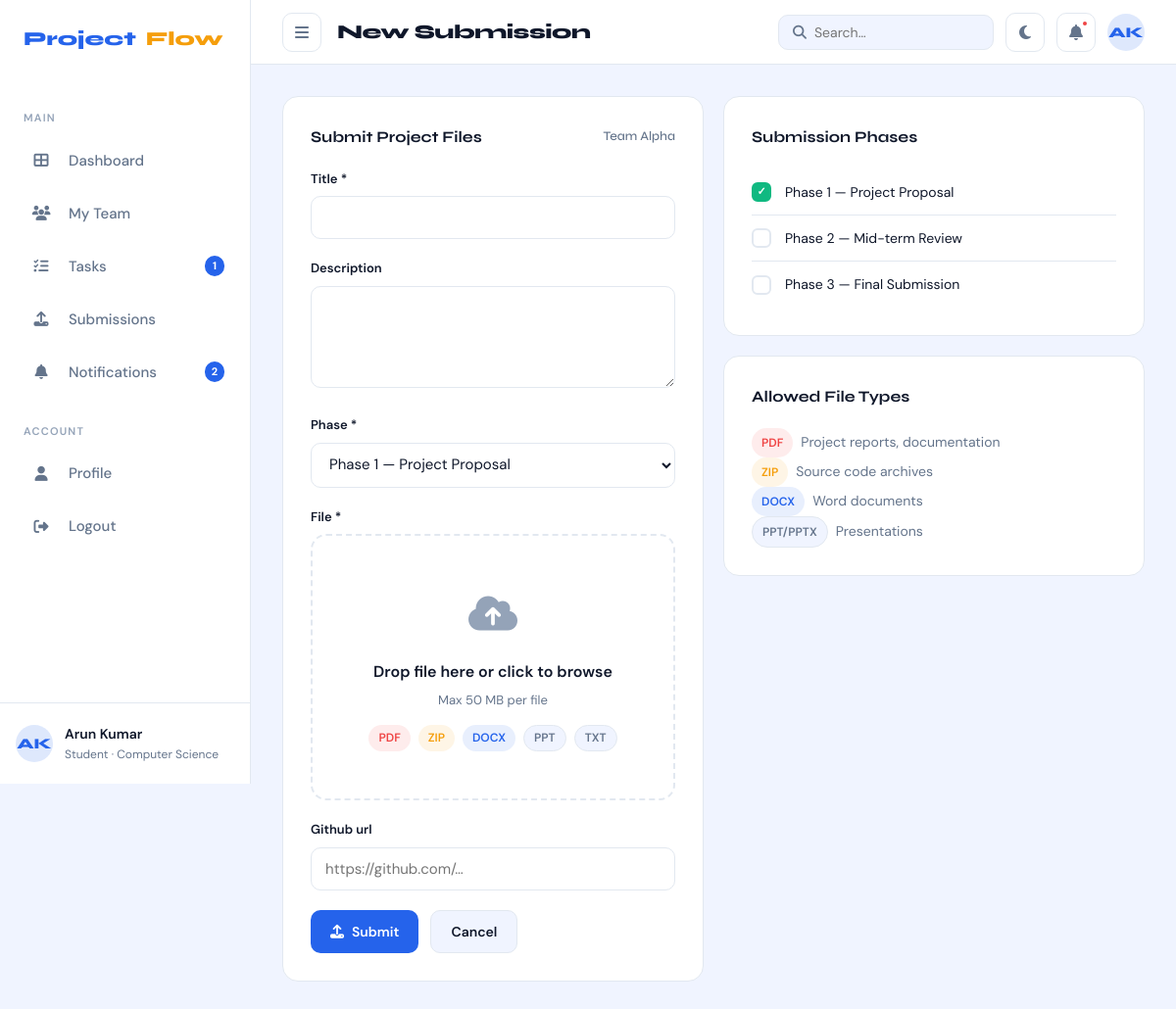
Screenshot of /submissions/new/ (signed in) with the database file from the repository.
### accounts/models.py (models this page shows, shortened)
class User(AbstractUser):
    class Role(models.TextChoices):
        STUDENT = 'student', 'Student'
        TEACHER = 'teacher', 'Teacher'
        ADMIN   = 'admin',   'Admin'
    DEPARTMENT_CHOICES = [
        ('cs',   'Computer Science'),
        ('it',   'Information Technology'),
        ('ece',  'Electronics & Communication'),
        ('mech', 'Mechanical Engineering'),
        ('civil','Civil Engineering'),
        ('other','Other'),
    ]
    role       = models.CharField(max_length=10, choices=Role.choices, default=Role.STUDENT)
    student_id = models.CharField(max_length=20, blank=True, null=True, unique=True)
    department = models.CharField(max_length=10, choices=DEPARTMENT_CHOICES, default='cs')
    bio        = models.TextField(blank=True)
    avatar     = models.ImageField(upload_to='avatars/', blank=True, null=True)
    phone      = models.CharField(max_length=20, blank=True)
    github_url = models.URLField(blank=True)
    class Meta:
        verbose_name = 'User'
        verbose_name_plural = 'Users'
    @property
    def is_student(self):
        return self.role == self.Role.STUDENT
    @property
    def is_teacher(self):
        return self.role == self.Role.TEACHER
    @property
    def initials(self):
        name = self.get_full_name()
        if name:
            parts = name.split()
            return (parts[0][0] + parts[-1][0]).upper() if len(parts) > 1 else parts[0][:2].upper()
        return self.username[:2].upper()
    @property
    def current_team(self):
        membership = self.memberships.filter(is_active=True).select_related('team').first()
        return membership.team if membership else None

### teams/models.py (models this page shows, shortened)
class Team(models.Model):
    STATUS_CHOICES = [
        ('forming',  'Forming'),
        ('active',   'Active'),
        ('at_risk',  'At Risk'),
        ('completed','Completed'),
        ('inactive', 'Inactive'),
    ]
    DEPARTMENT_CHOICES = [
        ('cs',   'Computer Science'),
        ('it',   'Information Technology'),
        ('ece',  'Electronics & Communication'),
        ('mech', 'Mechanical Engineering'),
        ('civil','Civil Engineering'),
        ('other','Other'),
    ]
    name        = models.CharField(max_length=100, unique=True)
    project_title = models.CharField(max_length=200)
    description = models.TextField(blank=True)
    department  = models.CharField(max_length=10, choices=DEPARTMENT_CHOICES, default='cs')
    teacher     = models.ForeignKey(
        settings.AUTH_USER_MODEL,
        on_delete=models.SET_NULL,
        null=True, blank=True,
        related_name='supervised_teams',
        limit_choices_to={'role': 'teacher'}
    )
    leader      = models.ForeignKey(
        settings.AUTH_USER_MODEL,
        on_delete=models.SET_NULL,
        null=True, blank=True,
        related_name='led_teams',
        limit_choices_to={'role': 'student'}
    )
    status       = models.CharField(max_length=12, choices=STATUS_CHOICES, default='forming')
    github_url   = models.URLField(blank=True)
    max_members  = models.PositiveSmallIntegerField(default=6)
    created_at   = models.DateTimeField(auto_now_add=True)
    updated_at   = models.DateTimeField(auto_now=True)
    class Meta:
        ordering = ['-created_at']

### submissions/views.py (the view)
# urls.py: path('new/',                views.submission_create_view,   name='create'),
@login_required
def submission_create_view(request):
    user = request.user
    if not user.is_student:
        messages.error(request, 'Only students can submit files.')
        return redirect('submissions:list')
    team = user.current_team
    if not team:
        messages.error(request, 'You must be in a team to submit.')
        return redirect('teams:list')
    if request.method == 'POST':
        form = SubmissionForm(request.POST, request.FILES)
        if form.is_valid():
            sub = form.save(commit=False)
            sub.team         = team
            sub.submitted_by = user
            existing = Submission.objects.filter(team=team, phase=sub.phase).count()
            sub.version = existing + 1
            sub.save()
            if team.teacher:
                notify(
                    recipient=team.teacher,
                    verb='new submission',
                    description=f'{team.name} submitted "{sub.title}" ({sub.get_phase_display()}).',
                    icon='fa-upload',
                    color='amber',
                )
            messages.success(request, f'Submission "{sub.title}" uploaded successfully.')
            return redirect('submissions:list')
    else:
        form = SubmissionForm()
    return render(request, 'submissions/submission_form.html', {'form': form, 'team': team})

### submissions/forms.py
class SubmissionForm(forms.ModelForm):
    class Meta:
        model  = Submission
        fields = ['title', 'description', 'phase', 'file', 'github_url']
        widgets = {
            'description': forms.Textarea(attrs={'rows': 4}),
            'github_url':  forms.URLInput(attrs={'placeholder': 'https://github.com/…'}),
        }

### templates/submissions/submission_form.html (shortened to what this page needs)
{% extends 'base_app.html' %}
{% block page_title %}New Submission{% endblock %}
{% block content %}
<div class="grid-2">
  <div class="card">
    <div class="card-title">Submit Project Files
      <span>{{ team.name }}</span>
    </div>
    <form method="post" enctype="multipart/form-data" novalidate>
      {% for field in form %}
      <div class="form-group">
        <label class="form-label">{{ field.label }}{% if field.field.required %} *{% endif %}</label>
        {% if field.name == 'file' %}
        <div class="upload-area" onclick="document.getElementById('id_file').click()">
          <div class="upload-icon"><i class="fa fa-cloud-upload-alt"></i></div>
          <div class="upload-title">Drop file here or click to browse</div>
          <div class="upload-sub">Max 50 MB per file</div>
          <div class="upload-types">
            <span class="badge badge-red">PDF</span>
            <span class="badge badge-amber">ZIP</span>
            <span class="badge badge-blue">DOCX</span>
            <span class="badge badge-gray">PPT</span>
            <span class="badge badge-gray">TXT</span>
          </div>
        </div>
        {% else %}
        {{ field }}
        {% endif %}
      </div>
      {% endfor %}
      <div class="flex gap-12">
        <button type="submit" class="btn btn-primary"><i class="fa fa-upload"></i> Submit</button>
        <a href="{% url 'submissions:list' %}" class="btn btn-secondary">Cancel</a>
      </div>
    </form>
  </div>
  <div>
    <div class="card mb-20">
      <div class="card-title">Submission Phases</div>
      <div class="task-item">
        <div class="task-check done"></div>
        <span class="task-text">Phase 1 — Project Proposal</span>
      </div>
      <div class="task-item">
        <div class="task-check"></div>
        <span class="task-text">Phase 2 — Mid-term Review</span>
      </div>
      <div class="task-item">
        <div class="task-check"></div>
        <span class="task-text">Phase 3 — Final Submission</span>
      </div>
    </div>
    <div class="card">
      <div class="card-title">Allowed File Types</div>
      <div style="font-size:14px;color:var(--text-muted);line-height:2">
        <div><span class="badge badge-red" style="margin-right:8px">PDF</span>Project reports, documentation</div>
        <div><span class="badge badge-amber" style="margin-right:8px">ZIP</span>Source code archives</div>
        <div><span class="badge badge-blue" style="margin-right:8px">DOCX</span>Word documents</div>
        <div><span class="badge badge-gray" style="margin-right:8px">PPT/PPTX</span>Presentations</div>
      </div>
    </div>
  </div>
</div>
{% endblock %}

### templates/base_app.html (shortened to what this page needs)
{% extends 'base.html' %}
{% load static %}
{% block body %}
<div class="app-shell">
  <aside class="sidebar" id="sidebar">
    <a class="sidebar-logo" href="{% url 'dashboard' %}">
      Project<span style="color:var(--accent)">Flow</span>
    </a>
    {% if user.is_student %}
      <div class="sidebar-section-title">Main</div>
      <ul class="sidebar-nav">
        <li><a href="{% url 'student_dashboard' %}" class="{% if active_nav == 'dashboard' %}active{% endif %}">
          <span class="nav-icon"><i class="fa fa-th-large"></i></span>Dashboard</a></li>
        <li><a href="{% url 'teams:list' %}" class="{% if active_nav == 'teams' %}active{% endif %}">
          <span class="nav-icon"><i class="fa fa-users"></i></span>My Team</a></li>
        <li><a href="{% url 'tasks:list' %}" class="{% if active_nav == 'tasks' %}active{% endif %}">
          <span class="nav-icon"><i class="fa fa-tasks"></i></span>Tasks
          {% if tasks_pending > 0 %}<span class="sidebar-badge">{{ tasks_pending }}</span>{% endif %}
        </a></li>
        <li><a href="{% url 'submissions:list' %}" class="{% if active_nav == 'submissions' %}active{% endif %}">
          <span class="nav-icon"><i class="fa fa-upload"></i></span>Submissions</a></li>
        <li><a href="{% url 'notifications:list' %}" class="{% if active_nav == 'notifications' %}active{% endif %}">
          <span class="nav-icon"><i class="fa fa-bell"></i></span>Notifications
          {% if unread_count > 0 %}<span class="sidebar-badge">{{ unread_count }}</span>{% endif %}
        </a></li>
      </ul>
    {% endif %}
    <div class="sidebar-section-title">Account</div>
    <ul class="sidebar-nav">
      <li><a href="{% url 'profile:detail' %}" class="{% if active_nav == 'profile' %}active{% endif %}">
        <span class="nav-icon"><i class="fa fa-user"></i></span>Profile</a></li>
      <li><a href="{% url 'accounts:logout' %}">
        <span class="nav-icon"><i class="fa fa-sign-out-alt"></i></span>Logout</a></li>
    </ul>
    <div class="sidebar-user">
      <div class="avatar avatar-blue">{{ user.initials }}</div>
      <div class="sidebar-user-info">
        <div class="sidebar-user-name">{{ user.get_full_name|default:user.username }}</div>
        <div class="sidebar-user-role">{{ user.get_role_display }} · {{ user.get_department_display }}</div>
      </div>
    </div>
  </aside>
  <div class="main-content">
    <header class="topbar">
      <div class="topbar-left">
        <button class="icon-btn" id="sidebar-toggle" onclick="toggleSidebar()">
          <i class="fa fa-bars"></i>
        </button>
        <div class="page-title">{% block page_title %}Dashboard{% endblock %}</div>
      </div>
      <div class="topbar-right">
        <form action="" method="get" class="search-box">
          <i class="fa fa-search"></i>
          <input name="q" placeholder="Search…" value="{{ request.GET.q }}"
                 style="border:none;background:transparent;outline:none;font-family:var(--font-body);font-size:14px;color:var(--text);width:160px">
        </form>
        <button class="icon-btn" onclick="toggleTheme()" title="Toggle dark mode">
          <i class="fa fa-moon" id="theme-icon"></i>
        </button>
        <a href="{% url 'notifications:list' %}" class="icon-btn" style="position:relative">
          <i class="fa fa-bell"></i>
          {% if unread_count > 0 %}
          <span style="position:absolute;top:6px;right:6px;width:8px;height:8px;
                       background:var(--danger);border-radius:50%;border:2px solid var(--surface)"></span>
          {% endif %}
        </a>
        <a href="{% url 'profile:detail' %}" class="avatar avatar-blue" style="text-decoration:none;cursor:pointer">
          {{ user.initials }}
        </a>
      </div>
    </header>
    <div class="content-area">
      {% block content %}{% endblock %}
    </div>
  </div>
</div>
{% endblock %}

### rows the page displays
User: initials "AK", get_full_name "Arun Kumar", role "Student", department "Computer Science"
Team: name "Team Alpha"

### other values shown
{{ tasks_pending }} "1"
{{ unread_count }} "2"
{{ field.label }} "Title" "Description" "Phase" "File" "Github url"
